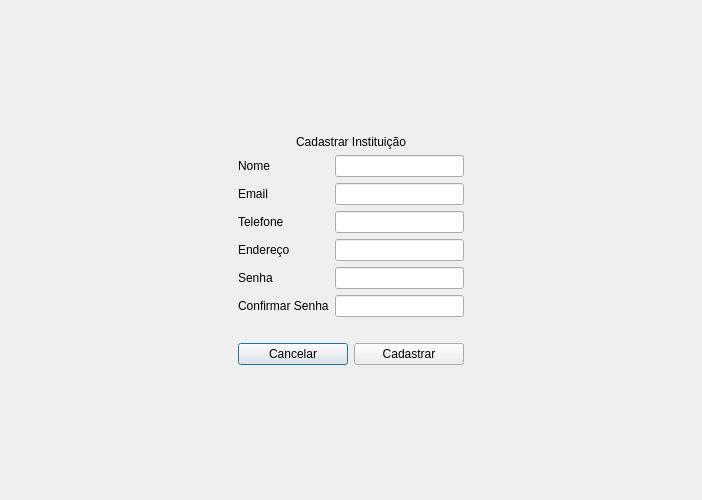
<?xml version="1.0" encoding="UTF-8"?>
<ui version="4.0">
 <class>Cadastro</class>
 <widget class="QDialog" name="Cadastro">
  <property name="geometry">
   <rect>
    <x>0</x>
    <y>0</y>
    <width>702</width>
    <height>500</height>
   </rect>
  </property>
  <property name="windowTitle">
   <string>Dialog</string>
  </property>
  <layout class="QGridLayout" name="gridLayout">
   <item row="0" column="0">
    <spacer name="verticalSpacer">
     <property name="orientation">
      <enum>Qt::Orientation::Vertical</enum>
     </property>
     <property name="sizeHint" stdset="0">
      <size>
       <width>20</width>
       <height>99</height>
      </size>
     </property>
    </spacer>
   </item>
   <item row="1" column="0">
    <layout class="QHBoxLayout" name="horizontalLayout_4">
     <item>
      <spacer name="horizontalSpacer_2">
       <property name="orientation">
        <enum>Qt::Orientation::Horizontal</enum>
       </property>
       <property name="sizeHint" stdset="0">
        <size>
         <width>40</width>
         <height>20</height>
        </size>
       </property>
      </spacer>
     </item>
     <item>
      <layout class="QVBoxLayout" name="verticalLayout_6">
       <item>
        <widget class="QLabel" name="label">
         <property name="text">
          <string>Cadastrar Instituição</string>
         </property>
         <property name="alignment">
          <set>Qt::AlignmentFlag::AlignCenter</set>
         </property>
        </widget>
       </item>
       <item>
        <layout class="QFormLayout" name="formLayout_3">
         <item row="0" column="0">
          <widget class="QLabel" name="nomeLabel">
           <property name="text">
            <string>Nome</string>
           </property>
          </widget>
         </item>
         <item row="0" column="1">
          <widget class="QLineEdit" name="nomeLineEdit"/>
         </item>
         <item row="1" column="0">
          <widget class="QLabel" name="emailLabel">
           <property name="text">
            <string>Email</string>
           </property>
          </widget>
         </item>
         <item row="1" column="1">
          <widget class="QLineEdit" name="emailLineEdit"/>
         </item>
         <item row="2" column="0">
          <widget class="QLabel" name="telefoneLabel">
           <property name="text">
            <string>Telefone</string>
           </property>
          </widget>
         </item>
         <item row="2" column="1">
          <widget class="QLineEdit" name="telefoneLineEdit"/>
         </item>
         <item row="3" column="0">
          <widget class="QLabel" name="endereOLabel">
           <property name="text">
            <string>Endereço</string>
           </property>
          </widget>
         </item>
         <item row="3" column="1">
          <widget class="QLineEdit" name="endereOLineEdit"/>
         </item>
         <item row="4" column="0">
          <widget class="QLabel" name="senhaLabel">
           <property name="text">
            <string>Senha</string>
           </property>
          </widget>
         </item>
         <item row="4" column="1">
          <widget class="QLineEdit" name="senhaLineEdit">
           <property name="echoMode">
            <enum>QLineEdit::EchoMode::Password</enum>
           </property>
          </widget>
         </item>
         <item row="5" column="0">
          <widget class="QLabel" name="confirmarSenhaLabel">
           <property name="text">
            <string>Confirmar Senha</string>
           </property>
          </widget>
         </item>
         <item row="5" column="1">
          <widget class="QLineEdit" name="confirmarSenhaLineEdit">
           <property name="echoMode">
            <enum>QLineEdit::EchoMode::Password</enum>
           </property>
          </widget>
         </item>
        </layout>
       </item>
       <item>
        <widget class="QLabel" name="mensagemErro">
         <property name="styleSheet">
          <string notr="true"/>
         </property>
         <property name="text">
          <string/>
         </property>
        </widget>
       </item>
       <item>
        <layout class="QHBoxLayout" name="horizontalLayout_3">
         <item>
          <widget class="QPushButton" name="pushButton_2">
           <property name="text">
            <string>Cancelar</string>
           </property>
          </widget>
         </item>
         <item>
          <widget class="QPushButton" name="pushButton">
           <property name="text">
            <string>Cadastrar</string>
           </property>
          </widget>
         </item>
        </layout>
       </item>
      </layout>
     </item>
     <item>
      <spacer name="horizontalSpacer">
       <property name="orientation">
        <enum>Qt::Orientation::Horizontal</enum>
       </property>
       <property name="sizeHint" stdset="0">
        <size>
         <width>40</width>
         <height>20</height>
        </size>
       </property>
      </spacer>
     </item>
    </layout>
   </item>
   <item row="2" column="0">
    <spacer name="verticalSpacer_2">
     <property name="orientation">
      <enum>Qt::Orientation::Vertical</enum>
     </property>
     <property name="sizeHint" stdset="0">
      <size>
       <width>20</width>
       <height>98</height>
      </size>
     </property>
    </spacer>
   </item>
  </layout>
 </widget>
 <resources/>
 <connections/>
</ui>
